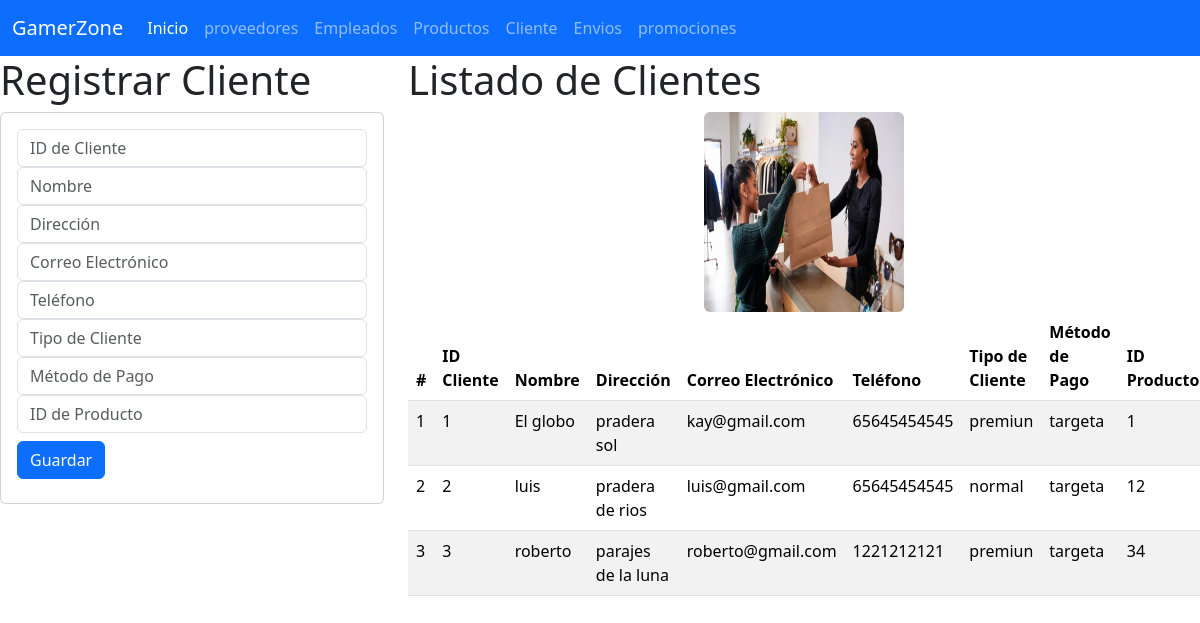
The app's page /inicio_vistaCliente with its own data.
### Cliente_app/models.py (models this page shows, shortened)
class Cliente(models.Model):
    id_cliente = models.IntegerField(primary_key=True)
    nombre = models.CharField(max_length=100)
    direccion = models.CharField(max_length=100)
    correo_electronico = models.EmailField(max_length=254)
    telefono = models.IntegerField()
    tipo_cliente = models.CharField(max_length=100)
    metodo_de_pago = models.CharField(max_length=100)
    id_producto = models.IntegerField()

### Cliente_app/views.py (the view)
# urls.py: path("inicio_vistaCliente", views.inicio_vistaCliente, name="inicio_vistaCliente"),
def inicio_vistaCliente(request):
    losclientes = Cliente.objects.all()
    return render(request, "gestionarCliente.html", {"misclientes": losclientes})

### Cliente_app/templates/gestionarCliente.html (shortened to what this page needs)
{% extends "base.html" %}
{% load static %}
{% block cuerpo %}
<div class="row">
    <div class="col-sm-12 col-md-4 col-lg-4 col-xl-4">
        <h1>Registrar Cliente</h1>
        <div class="card">
            <div class="card-body">
                <form action="/registrarCliente/" method="POST">
                    <div class="form-group">
                        <input type="number" id="txtid_cliente" name="txtid_cliente" class="form-control" placeholder="ID de Cliente" required>
                    </div>
                    <div class="form-group">
                        <input type="text" id="txtnombre" name="txtnombre" class="form-control" placeholder="Nombre" maxLength="100" required>
                    </div>
                    <div class="form-group">
                        <input type="text" id="txtdireccion" name="txtdireccion" class="form-control" placeholder="Dirección" maxLength="100" required>
                    </div>
                    <div class="form-group">
                        <input type="email" id="txtcorreo_electronico" name="txtcorreo_electronico" class="form-control" placeholder="Correo Electrónico" maxLength="254" required>
                    </div>
                    <div class="form-group">
                        <input type="number" id="txttelefono" name="txttelefono" class="form-control" placeholder="Teléfono" required>
                    </div>
                    <div class="form-group">
                        <input type="text" id="txttipo_cliente" name="txttipo_cliente" class="form-control" placeholder="Tipo de Cliente" maxLength="100" required>
                    </div>
                    <div class="form-group">
                        <input type="text" id="txtmetodo_de_pago" name="txtmetodo_de_pago" class="form-control" placeholder="Método de Pago" maxLength="100" required>
                    </div>
                    <div class="form-group">
                        <input type="number" id="txtid_producto" name="txtid_producto" class="form-control" placeholder="ID de Producto" required>
                    </div>
                    <div class="form-group py-2">
                        <button type="submit" class="btn btn-primary">Guardar</button>
                    </div>
                </form>
            </div>
        </div>
    </div>
    <div class="col-sm-12 col-md-8 col-lg-8 col-xl-8">
        <h1>Listado de Clientes</h1>
        <img class="rounded mx-auto d-block" src="{% static 'img/cliente.jpg' %}" alt="alexis" style="width: 200px; height: 200px;" />
        <div class="table-responsive">
            <table class="table table-striped">
                <thead>
                    <tr>
                        <th scope="col">#</th>
                        <th scope="col">ID Cliente</th>
                        <th scope="col">Nombre</th>
                        <th scope="col">Dirección</th>
                        <th scope="col">Correo Electrónico</th>
                        <th scope="col">Teléfono</th>
                        <th scope="col">Tipo de Cliente</th>
                        <th scope="col">Método de Pago</th>
                        <th scope="col">ID Producto</th>
                    </tr>
                </thead>
                <tbody>
                    {% for m in misclientes %}
                    <tr>
                        <td>{{ forloop.counter }}</td>
                        <td>{{ m.id_cliente }}</td>
                        <td>{{ m.nombre }}</td>
                        <td>{{ m.direccion }}</td>
                        <td>{{ m.correo_electronico }}</td>
                        <td>{{ m.telefono }}</td>
                        <td>{{ m.tipo_cliente }}</td>
                        <td>{{ m.metodo_de_pago }}</td>
                        <td>{{ m.id_producto }}</td>
                    </tr>
                    {% endfor %}
                </tbody>
            </table>
        </div>
    </div>
</div>
{% endblock %}

### records on screen
Cliente: id_cliente "1", nombre "El globo", direccion "pradera sol", correo_electronico "kay@gmail.com", telefono "65645454545", tipo_cliente "premiun", metodo_de_pago "targeta", id_producto "1"
Cliente: id_cliente "2", nombre "luis", direccion "pradera de rios", correo_electronico "luis@gmail.com", telefono "65645454545", tipo_cliente "normal", metodo_de_pago "targeta", id_producto "12"
Cliente: id_cliente "3", nombre "roberto", direccion "parajes de la luna", correo_electronico "roberto@gmail.com", telefono "1221212121", tipo_cliente "premiun", metodo_de_pago "targeta", id_producto "34"
